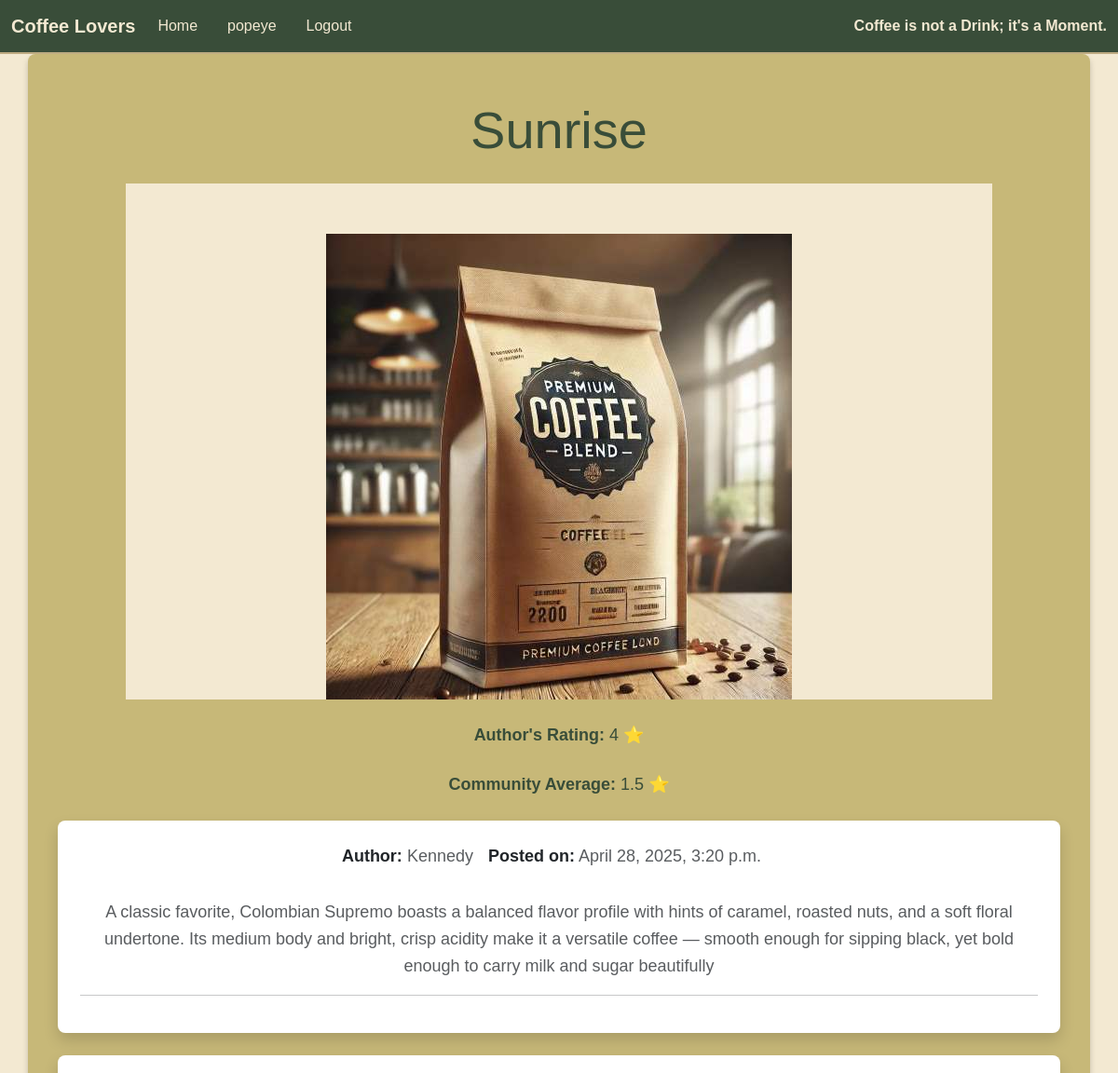
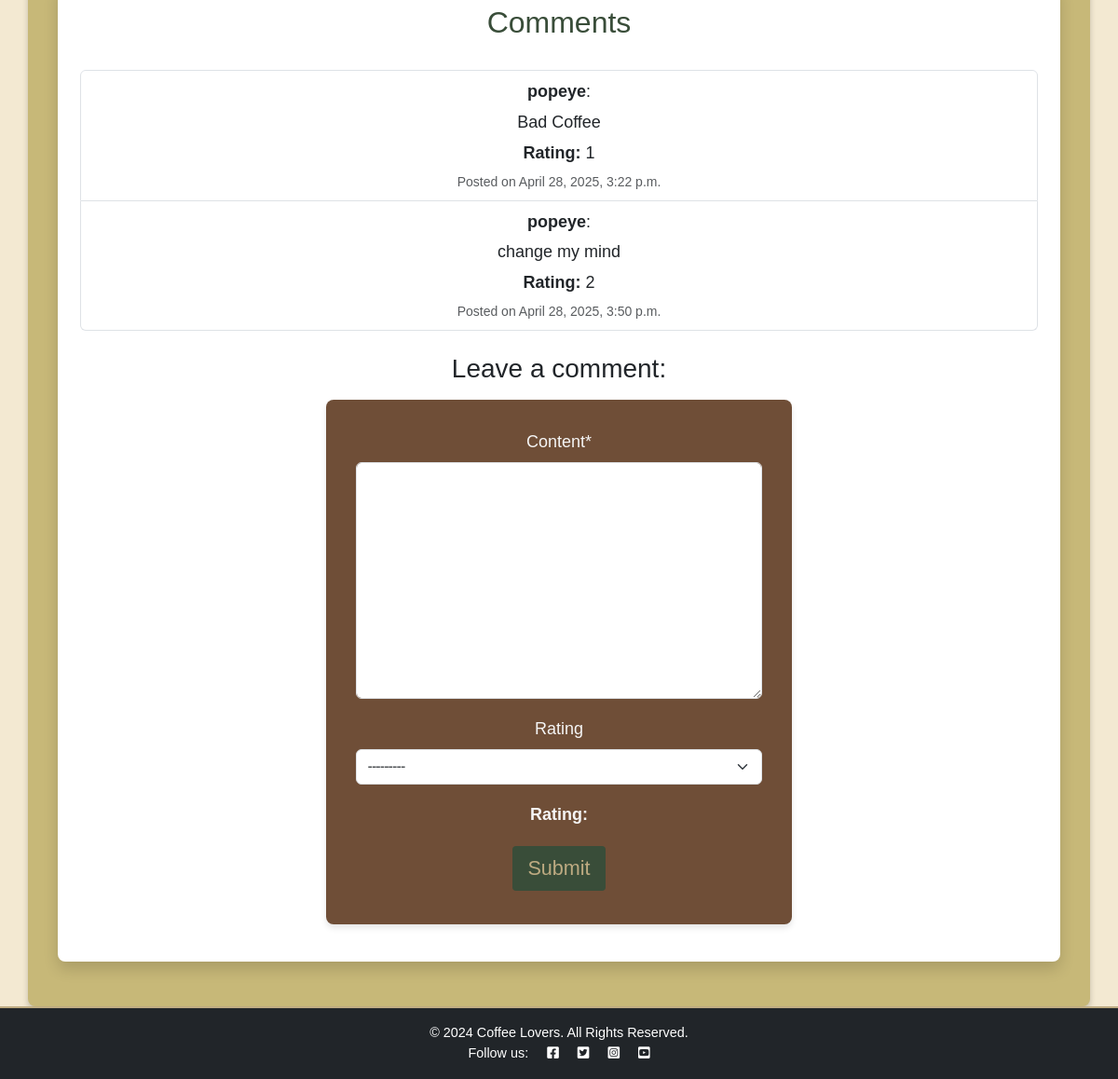
/blog/sunrise/ (signed in), run on the app's committed database (2 pictures, top to bottom).
### blog/models.py (models this page shows, shortened)
class CoffeePost(models.Model):
    title = models.CharField(max_length=200, unique=True)
    slug = models.SlugField(max_length=200, unique=True, blank=True)
    description = models.TextField()
    author = models.ForeignKey(
        User, on_delete=models.CASCADE, related_name="blog_posts"
    )
    featured_image = CloudinaryField('image', default='placeholder')
    date_posted = models.DateTimeField(auto_now_add=True)
    post_rating = models.IntegerField(default=0)
    average_rating = models.FloatField(default=0.0)
    class Meta:
        ordering = ["-date_posted"]

class Comment(models.Model):
    post = models.ForeignKey(CoffeePost, on_delete=models.CASCADE, related_name='comments')
    author = models.ForeignKey(User, on_delete=models.CASCADE)
    content = models.TextField()
    rating = models.IntegerField(
        choices=[
            (1, "1 - Poor"),
            (2, "2 - Fair"),
            (3, "3 - Good"),
            (4, "4 - Very Good"),
            (5, "5 - Excellent")
        ],
        null=True,
        blank=True,  # Allow comments without ratings
    )
    date_posted = models.DateTimeField(auto_now_add=True)
    class Meta:
        ordering = ["date_posted"]

### blog/views.py (the view, shortened to what this page needs)
# urls.py: path('<slug:slug>/', views.post_detail, name='post_detail'),
@login_required
def post_detail(request, slug):
    post = get_object_or_404(CoffeePost, slug=slug)
    comments = Comment.objects.filter(post=post)
    comment_form = CommentForm(request.POST or None)
    rating_form = RatingForm(request.POST or None)
    context = {
        'post': post,
        'comments': comments,
        'comment_form': comment_form,
        'rating_form': rating_form,
    }
    return render(request, 'blog/post_detail.html', context)

### blog/forms.py
class CommentForm(forms.ModelForm):
    class Meta:
        model = Comment
        fields = ['content', 'rating']

class RatingForm(forms.ModelForm):
    class Meta:
        model = Rating
        fields = ['stars']
        widgets = {
            'stars': forms.Select(attrs={
                'class': 'form-select',
                'id': 'id_stars',
                'required': True
            })
        }

### blog/templates/blog/post_detail.html (shortened to what this page needs)
{% extends "base.html" %}
{% load static %}
{% load crispy_forms_tags %}
{% block content %}
<div class="wrapper">
<div class="container py-5">
    <h1 class="display-4 text-center mb-4">{{ post.title }}</h1>
    <div class="text-center mb-4">
        {% if post.featured_image and post.featured_image.url and "placeholder" not in post.featured_image.url %}
            <img class="card-img-top" src="{{ post.featured_image.url }}" alt="{{ post.title }}">
        {% else %}
            <img class="card-img-top" src="{% static 'images/coffee_default.jpg' %}" alt="Default placeholder image">
        {% endif %}
    </div>
    <div class="text-center mb-4">
        <p><strong>Author's Rating:</strong> {{ post.post_rating|default:"No rating yet" }} ⭐</p>
    </div>
    <div class="text-center mb-4">
        <p><strong>Community Average:</strong> {{ post.average_rating|floatformat:1 }} ⭐</p>
    </div>
    <div class="post-card card shadow border-0 rounded-3 p-4">
        <div class="post-metadata d-flex justify-content-center mb-3">
            <p class="me-3">
                <strong>Author:</strong> <span class="text-muted">{{ post.author }}</span>
            </p>
            <p class="me-3">
                <strong>Posted on:</strong>
                <time class="text-muted">{{ post.date_posted }}</time>
            </p>
        </div>
        <div class="post-description">
            <p class="text-muted mb-0">{{ post.description }}</p>
        </div>
        <hr class="my-3" />
    </div>
    <div class="post-card card shadow border-0 rounded-3 p-4 mt-4">
        <h2 class="text-center">Comments</h2>
        <ul class="list-group mt-4">
            {% for comment in post.comments.all %}
                <li class="list-group-item">
                    <p class="mb-1"><strong>{{ comment.author }}</strong>:</p>
                    <p class="mb-1">{{ comment.content }}</p>
                    {% if comment.rating %}
                        <p class="mb-1"><strong>Rating:</strong> {{ comment.rating }}</p>
                    {% else %}
                        <p class="mb-1 text-muted">No rating provided.</p>
                    {% endif %}
                    <small class="text-muted">Posted on {{ comment.date_posted }}</small>
                </li>
            {% endfor %}
        </ul>
        {% if user.is_authenticated %}
            <div class="mt-4">
                {% if user_comment_exists %}
                    <p class="text-muted">You have already commented on this post.</p>
                {% else %}
                    <h3 class="mb-3">Leave a comment:</h3>
                    <form method="post" class="w-100">
                        {{ comment_form|crispy }}
                        <div class="form-group mt-3">
                            <label for="id_rating"><strong>Rating:</strong></label>
                        </div>
                        <div class="text-center mt-3">
                            <button type="submit" class="btn btn-signup btn-lg">Submit</button>
                        </div>
                    </form>
                {% endif %}
            </div>
        {% endif %}
    </div>
</div>
</div>
{% endblock %}

### templates/base.html (shortened to what this page needs)
{% load static %}
{% url 'home' as home_url %}
{% url 'account_login' as login_url %}
{% url 'account_signup' as signup_url %}
{% url 'account_logout' as logout_url %}
<!DOCTYPE html>
<html lang="en">
<head>
    <link rel="stylesheet" href="https://cdnjs.cloudflare.com/ajax/libs/font-awesome/5.15.3/css/all.min.css">
    <link href="https://cdn.jsdelivr.net/npm/bootstrap@5.3.0-alpha1/dist/css/bootstrap.min.css" rel="stylesheet">
     <link rel="stylesheet" href="{% static 'css/style.css' %}">
</head>
<body>
    <nav class="navbar navbar-expand-sm navbar-light bg-white">
        <div class="container-fluid">
            <a class="navbar-brand" href="{% url 'home' %}"><span class="brand">Coffee Lovers</span></a>
            <div class="collapse navbar-collapse" id="navbarText">
                <ul class="navbar-nav me-auto mb-2 mb-lg-0">
                    <li class="nav-item">
                        <a class="nav-link {% if request.path == home_url %}active{% endif %}" href="{% url 'home' %}">Home</a>
                    </li>
                    {% if user.is_authenticated %}
                    <li class="nav-item">
                        <a class="nav-link {% if request.path == 'user_profile' %}active{% endif %}" href="{% url 'user_profile' %}">
                            {{ user.username }}
                        </a>
                    </li>
                    <li class="nav-item">
                        <a class="nav-link {% if request.path == logout_url %}active{% endif %}" href="{% url 'account_logout' %}">Logout</a>
                    </li>
                    {% endif %}
                </ul>
                <span class="navbar-text ms-5"><strong>
                    Coffee is not a Drink; it's a Moment.</strong>
                </span>
            </div>
        </div>
    </nav>
    {% block content %}{% endblock content %}
    <footer class="bg-dark text-white text-center py-3" aria-label="Footer">
        <p>&copy; 2024 Coffee Lovers. All Rights Reserved.</p>
        <p class="m-0 text-center text-white">Follow us:
            <a href="https://facebook.com" target="_blank" rel="noopener" class="text-white ms-3" aria-label="Facebook">
                <i class="fab fa-facebook-square"></i>
            </a>
            <a href="https://twitter.com" target="_blank" rel="noopener" class="text-white ms-3" aria-label="Twitter">
                <i class="fab fa-twitter-square"></i>
            </a>
            <a href="https://instagram.com" target="_blank" rel="noopener" class="text-white ms-3" aria-label="Instagram">
                <i class="fab fa-instagram-square"></i>
            </a>
            <a href="https://youtube.com" target="_blank" rel="noopener" class="text-white ms-3" aria-label="YouTube">
                <i class="fab fa-youtube-square"></i>
            </a>
        </p>
    </footer>
</body>
</html>

### static/css/style.css (style rules this page uses)
:root { --deep-green: #394d39; --olive-green: #C7B878; --gold: #beab82; --dark-brown: #2F3E2E; --beige: #F3E9D2; text-decoration: none; }
.wrapper { min-height: 100vh; display: flex; flex-direction: column; }
body { margin: 0; padding: 0; height: 100%; background-color: var(--beige); color: var(--dark-brown); font-family: Arial, sans-serif; }
a { text-decoration: none; }
.navbar { background-color: var(--deep-green) !important; border-bottom: 2px solid var(--gold); }
.navbar-brand { color: var(--beige) !important; font-weight: bold; }
.navbar-nav .nav-link { color: var(--beige) !important; margin-right: 1rem; transition: color 0.3s; }
.navbar-text { color: var(--beige) }
.container { flex: 1; background-color: var(--olive-green); color: var(--deep-green); padding: 2rem; border-radius: 8px; box-shadow: 0 4px 6px rgba(0, 0, 0, 0.2); text-align: center; overflow: hidden; width: 100%; }
.container h2 { color: var(--deep-green); }
.container p { line-height: 1.6; font-size: large; }
.card-img-top { max-width: 100%; max-height: 100%; background-color: #F3E9D2; height: auto; width: auto; padding-top: 5%; padding-left: 20%; padding-right: 20%; }
footer { background-color: var(--dark-brown); color: var(--beige); text-align: center; padding: 1rem 0; border-top: 2px solid var(--gold); position: relative; width: 100%; }
footer p { margin: 0; font-size: 0.9rem; }
.btn { background-color: var(--deep-green); color: var(--gold); font-size: larger; border: none; margin: 4px; padding: 0.5rem 1rem; border-radius: 4px; cursor: pointer; transition: background-color 0.3s; }
form { background-color: #6f4e37; color: whitesmoke; font-size:large; padding: 2rem; border-radius: 8px; box-shadow: 0 4px 6px rgba(0, 0, 0, 0.1); margin: 1rem auto; max-width: 500px; }
form input, form select, form textarea { width: 100%; padding: 0.8rem; margin-bottom: 1.2rem; border: 1px solid var(--gold); border-radius: 4px; font-size: 1rem; background-color: var(--beige); color: var(--dark-brown); font-family: 'Roboto', sans-serif; transition: border-color 0.3s ease-in-out, box-shadow 0.3s ease-in-out; }
.card { border: 3px solid var(--gold); border-radius: 8px; overflow: hidden; box-shadow: 0 4px 6px rgba(0, 0, 0, 0.1); transition: transform 0.3s ease; }

### data on the page
CoffeePost: title "Sunrise", post_rating "4", average_rating "1.5", author "Kennedy", date_posted "April 28, 2025, 3:20 p.m.", description "A classic favorite, Colombian Supremo boasts a balanced flavor profile with hints of caramel, roasted nuts, and a soft floral undertone. Its medium body and bright, crisp acidity make it a versatile coffee — smooth enough for sipping black, yet bold enough to carry milk and sugar beautifully"
Comment: author "popeye", content "Bad Coffee", rating "1", date_posted "April 28, 2025, 3:22 p.m."
Comment: author "popeye", content "change my mind", rating "2", date_posted "April 28, 2025, 3:50 p.m."

### other printed values
{{ user.username }} "popeye"
